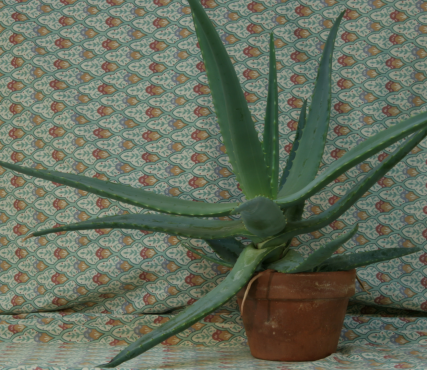
#> input picture data/aloe/Aloe_left_1.png, 427 x 370 px, found by its file name
$ jupyter execute 03_window_based_matching_brighter.ipynb
#> lines starting #> are read from the running program, lines starting #| are printed output that depends on the picture
[cell 1]
import cv2
import numpy as np
import matplotlib.pyplot as plt

[cell 2]
left_img_path = "data/aloe/aloe_left_1.png"
right_img_path = "data/aloe/aloe_right_2.png"
disparity_range = 64
kernel_size = 3

left = cv2.imread(left_img_path)
#> left is the input picture: shape (370, 427, 3); mean B, G, R 91.9, 108.9, 100.1
right = cv2.imread(right_img_path)
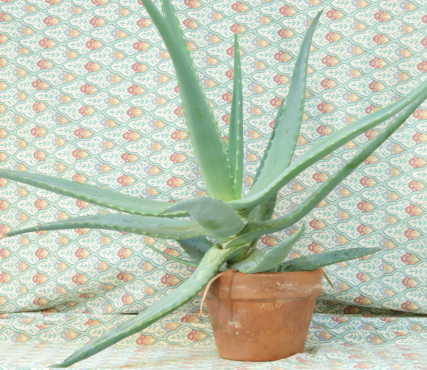
#> input picture data/aloe/Aloe_right_2.png, 427 x 370 px, found by its file name
#> right is the input picture: shape (370, 427, 3); mean B, G, R 180.6, 199.7, 190


def plot_images(left, right):
    # convert to RGB
    left = cv2.cvtColor(left, cv2.COLOR_BGR2RGB)
    right = cv2.cvtColor(right, cv2.COLOR_BGR2RGB)

    fig, ax = plt.subplots(1, 2, figsize=(10, 5))
    ax[0].imshow(left)
    ax[0].set_title("Left Image")
    ax[0].axis("off")
    ax[1].imshow(right)
    ax[1].set_title("Right Image")
    ax[1].axis("off")
    plt.show()
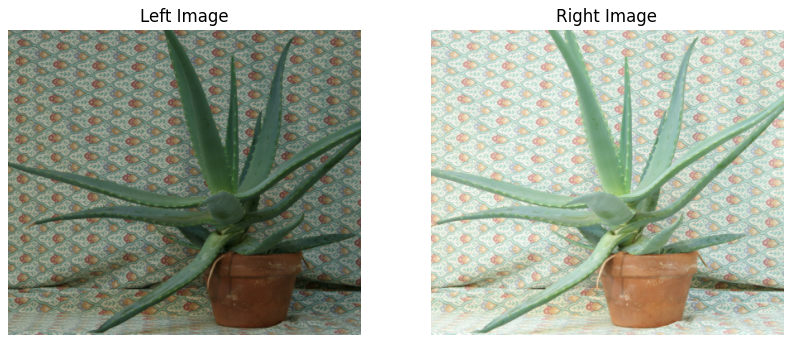
#> figure drawn by matplotlib, 2 panels


plot_images(left, right)

[cell 3]
def l1_distance(x, y):
    return abs(x - y)


def window_based_matching_l1(
    left_img, right_img, disparity_range, kernel_size=5, save_result=True
):
    # Read left, right images then convert to grayscale
#> called with left_img = 'data/aloe/aloe_left_1.png', right_img = 'data/aloe/aloe_right_2.png', disparity_range = 64, kernel_size = 3, save_result = True
    left = cv2.imread(left_img, 0)
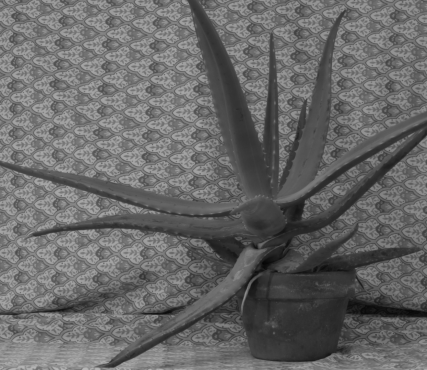
#> left: shape (370, 427); min 4, max 184, mean 103.8
    right = cv2.imread(right_img, 0)
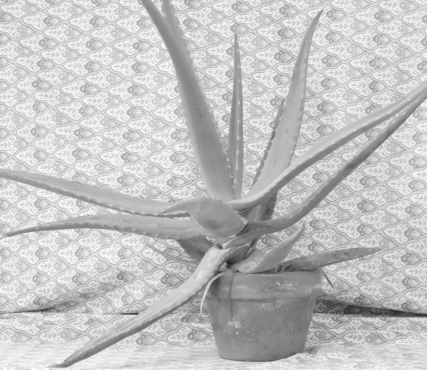
#> right: shape (370, 427); min 31, max 253, mean 194.2

    left = left.astype(np.float32)
    right = right.astype(np.float32)

    height, width = left.shape[:2]
#> height = 370; width = 427

    # Create blank disparity map
    depth = np.zeros((height, width), np.uint8)

    kernel_half = int((kernel_size - 1) / 2)
    scale = 3
    max_value = 255 * 9

    for y in range(kernel_half, height - kernel_half):
        for x in range(kernel_half, width - kernel_half):
            # Find j where cost has minimum value
            disparity = 0
            cost_min = 65534

            for j in range(disparity_range):
                total = 0
                value = 0

                for v in range(-kernel_half, kernel_half + 1):
                    for u in range(-kernel_half, kernel_half + 1):
                        value = max_value
                        if (x + u - j) >= 0:
                            value = l1_distance(
                                int(left[y + v, x + u]), int(right[y + v, (x + u) - j])
                            )
                        total += value

                if total < cost_min:
                    cost_min = total
                    disparity = j

            # Let depth at (y, x) = j (disparity)
            # Multiply by a scale factor for visualization purpose
            depth[y, x] = disparity * scale

    if save_result == True:
        print("Saving result...")
        # Save results
        cv2.imwrite(f"outputs/window_based_l1.png", depth)
        cv2.imwrite(
            f"outputs/window_based_l1_color.png",
            cv2.applyColorMap(depth, cv2.COLORMAP_JET),
        )

    print("Done.")

    return depth, cv2.applyColorMap(depth, cv2.COLORMAP_JET)
